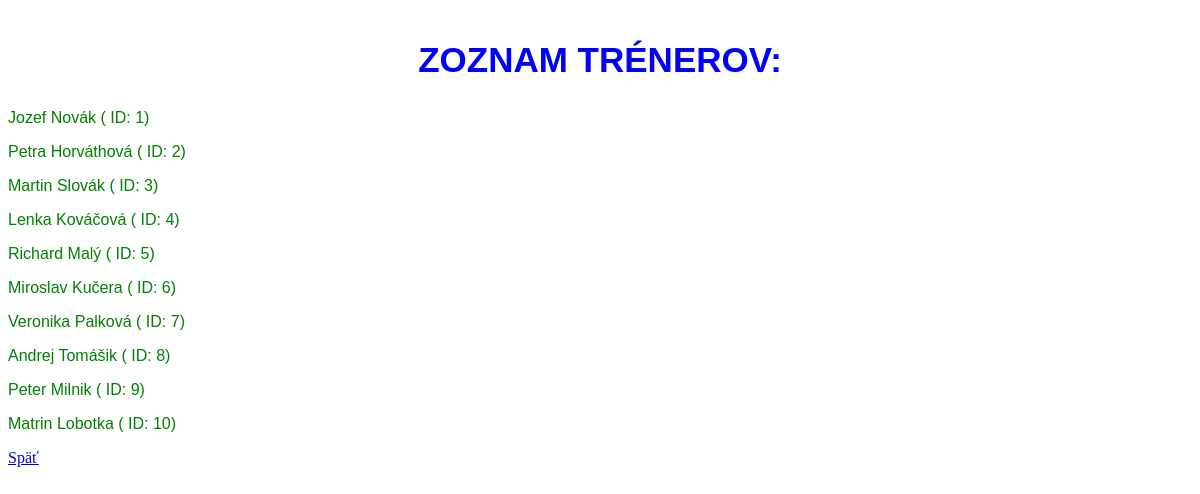
Page /treneri on the earlier database version.
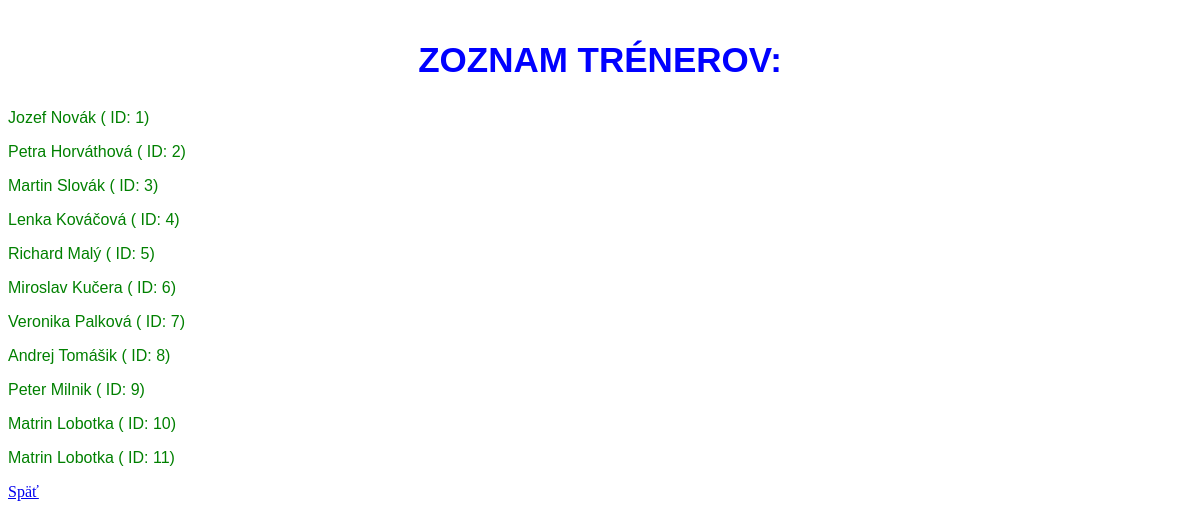
Same page on the later database version.
### app.py (models this page shows, shortened)
class Trener(db.Model):
    __tablename__ = "Treneri"
    ID_trenera     = db.Column(db.Integer, primary_key=True)
    Meno           = db.Column(db.String, nullable=False)
    Priezvisko    = db.Column(db.String)
    Specializacia = db.Column(db.String)

### app.py (the view)
@app.route('/treneri')  # API endpoint
def zobraz_trenerov():
    treneri = Trener.query.all()
    return render_template("treneri.html",treneri=treneri)

### templates/treneri.html (shortened to what this page needs)
<!DOCTYPE html>
<html>
<head>
    <link rel="stylesheet" href="{{ url_for('static', filename='main.css') }}">
</head>
<body>
    <h2>Zoznam trénerov:</h2>
    {% for trener in treneri %}
        <p> {{ trener.Meno }} {{ trener.Priezvisko }} ( ID: {{ trener.ID_trenera }})</p>
    {% endfor %}
    <a href="/">Späť</a>
</body>
</html>

Differences in the rows shown:
added Trener: Meno "Matrin", Priezvisko "Lobotka", ID_trenera "11"
